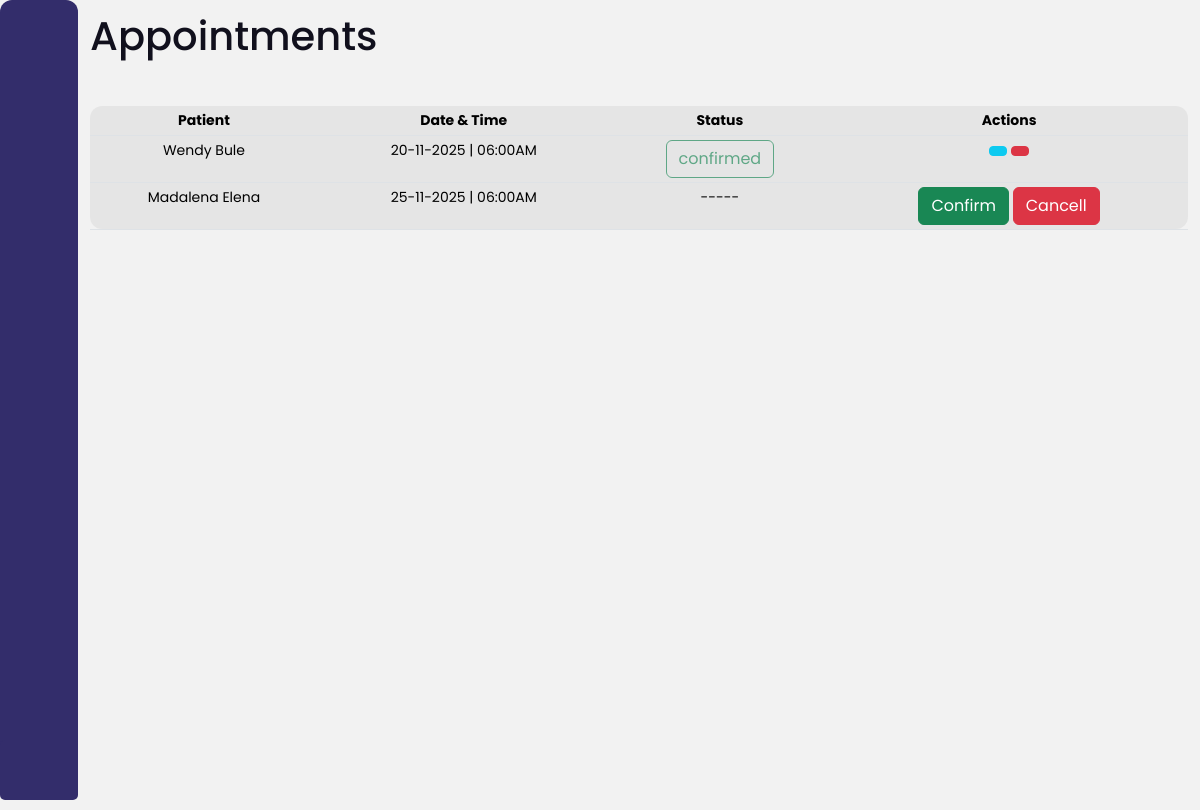
Before: /doctors/appointments (signed in) with the older database file.
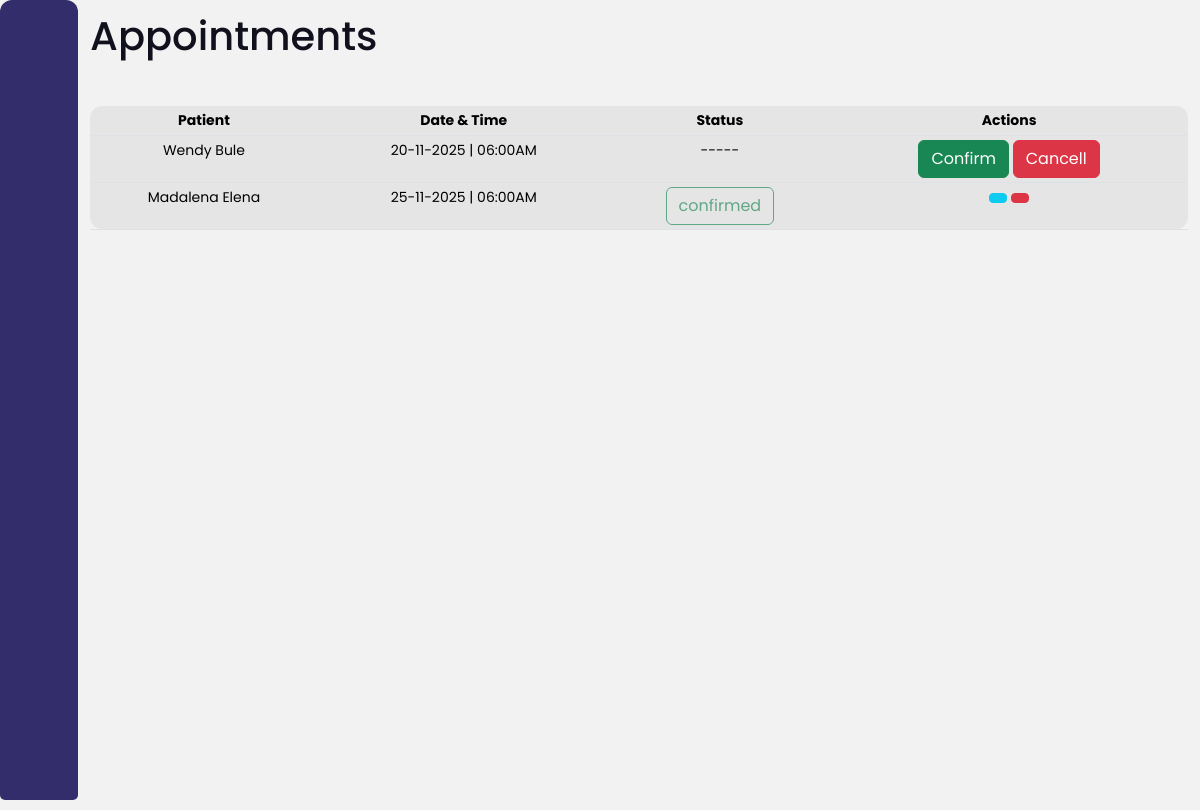
After: the same page with the newer database file.
### appointments/models.py (models this page shows)
class Appointment(models.Model):
    patient = models.ForeignKey(Patient,on_delete=models.CASCADE ,
        related_name='appointments')
    doctor = models.ForeignKey(Doctor, on_delete=models.CASCADE,
        related_name='doctor_appointments')
    date = models.DateTimeField()
    status = models.CharField(max_length=20, null = True , blank = True , choices=[
        ('pending','Pending'),
        ('confirmed','Confirmed'),
        ('cancelled','Cancelled')])

### users/models.py (models this page shows, shortened)
class Patient(models.Model):
    user = models.OneToOneField(User, on_delete=models.CASCADE)
    firstname = models.CharField(max_length=255, default="")
    lastname = models.CharField(max_length=255, default="")
    residence = models.CharField(max_length=50, default="")
    phoneNumber = models.CharField(max_length=14, unique=True, default="+258 ")
    gender = models.CharField(max_length=8, choices=[('M',"Male"),('F','Female')], default="")
    birthDate = models.DateField()
    is_booked = models.BooleanField(default=False)

### users/views.py (the view)
# urls.py: path("doctors/appointments",views.appointmentList, name="doctor_appointment"),
@has_role_decorator('doctor')
@login_required(login_url='logIn')
def appointmentList(request):
    doctor = Doctor.objects.get(user=request.user)
    appointments = Appointment.objects.filter(doctor=doctor).order_by('id')
    context = {
        "appointments":appointments,
    }
    return render(request,"users/appointments.html",context)

### users/templates/users/appointments.html (shortened to what this page needs)
{% extends "doctor-base.html" %}
{% load static %}
{% block links %}
<link rel="stylesheet" href="{% static 'users/style.css' %}">
<link href='https://cdn.boxicons.com/3.0.3/fonts/basic/boxicons.min.css' rel='stylesheet'>
{% endblock links %}
{% block body %}
    {% block main_content %}
        <h1>Appointments</h1>
        <br>
        <div class="table-responsive mx-auto" style="max-width: 1200px;">
            <table class="table table-active table-hover table-sm">
                <thead>
                    <tr>
                        <th class="text-center">Patient</th>
                        <th class="text-center">Date & Time</th>
                        <th class="text-center">Status</th>
                        <th class="text-center">Actions</th>
                    </tr>
                </thead>
                <tbody>
                    {% for appointment in appointments  %}
                        <tr>
                            <td class="text-center" >{{ appointment.patient.firstname  }} {{ appointment.patient.lastname  }}</td>
                            <td class="text-center">{{ appointment.date|date:"d-m-Y | h:iA" }}</td>
                                {% if appointment.status == 'confirmed' %}
                                    <td class="text-center">
                                        <span class="btn btn-outline-success  disabled">{{ appointment.status }}</span>
                                    </td>
                                {% elif appointment.status == 'pending' %}
                                    <td class="text-center">
                                        <span class="btn btn-outline-warning  disabled">{{ appointment.status }}</span>
                                    </td>
                                {% elif appointment.status == 'cancelled'%}
                                    <td class="text-center">
                                        <span class="btn btn-outline-danger  disabled">{{ appointment.status }}</span>
                                    </td>
                                {% else %}
                                <td class="text-center"> {{ appointment.status|default:"-----" }} </td>
                                {% endif %}
                            <td class="text-center">
                                {% if appointment.status == true%}
                                    <a href="{% url 'confirm_appointment' appointment.id %}"><button type="button" class="btn btn-success">Confirm</button></a>
                                    <a href="{% url 'cancell_appointment' appointment.id %}"><button type="button" class="btn btn-danger">Cancell</button></a>
                                {%else%}
                                    <a href="{% url 'undo_appointment' appointment.pk %}" class="btn btn-info btn-sm"> </a>
                                    <a href="{% url 'delete_appointment' appointment.pk %}" class="btn btn-danger btn-sm"> </a>
                                {%endif%}
                            </td>
                        </tr>
                    {% endfor %}
                </tbody>
            </table>
        </div>
    {% endblock main_content %}
{% endblock body %}

### users/templates/doctor-base.html (shortened to what this page needs)
{% load static %}
<!DOCTYPE html>
<html lang="en">
<head>
    {% block links %}
    {% endblock links %}
    <link href='https://cdn.boxicons.com/3.0.3/fonts/basic/boxicons.min.css' rel='stylesheet'>
    <link href="https://cdn.jsdelivr.net/npm/bootstrap@5.3.8/dist/css/bootstrap.min.css" rel="stylesheet">
    <link href="https://cdn.jsdelivr.net/npm/bootstrap@5.3.2/dist/css/bootstrap.min.css" rel="stylesheet">
    <link rel="stylesheet" href="{% static 'users/style.css' %}">
</head>
<body>
    <div class="sidebar">
        <div class="logo_content">
            <i style="color: #11101d;" class='bx  bx-menu' id="btn"></i>
        </div>
        <ul class="nav_list">
            <li>
                <a href="{% url 'home_doctor' %}">
                </a>
            </li>
            <li>
                <a href="{% url 'doctor_appointment' %}">
                </a>
            </li>
            <li>
                <a href="{% url 'doctor_patients' %}">
                </a>
            </li>
        </ul>
        <div class="profile_content">
            <div class="profile">
                <a href="{% url 'logOut' %}"><i class='bx  bx-arrow-out-left-square-half' id="log_out"></i></a>
            </div>
        </div>
    </div>
    <div class="home_content">
        <div class="text">
            {% block main_content %}
            {% endblock main_content %}
        </div>
    </div>
</body>
</html>

### users/static/users/style.css (style rules this page uses)
* { margin: 0; padding: 0; box-sizing: border-box; }
body { background-color: #F2F2F2; color: #0D0D0D; min-height: 100vh; width: 100%; overflow: hidden; font-family: "Poppins", sans-serif; font-weight: 400; font-style: normal; }
.sidebar { position: relative; height: 100vh; width: 78px; background-color: #332d6b; padding: 6px 16px; transition: all 0.5s ease; color: #11101d; border-radius:12px; }
.sidebar #btn { color: whitesmoke; position: absolute; left: 50%; top: 6px; font-size: 20px; height: 50px; width: 50px; text-align: center; line-height: 50px; transform: translateX(-50%); }
.sidebar ul { margin-top: 20px; }
.sidebar ul li { position: relative; height: 50px; width: 100%; margin: 0; list-style: none; line-height: 50px; }
.sidebar ul li a { color: #11101d; display: flex; align-items: center; text-decoration: none; transition: all 0.5s ease; border-radius: 12px; white-space: nowrap; }
.sidebar .profile_content { position: absolute; color: #fff; bottom: 0; left: 0; width: 100%; background-color: #332d6b; border-radius: 5px; }
.sidebar .profile_content .profile { position: relative; padding: 10px 6px; height: 60px; background: none; transition: all 0.5s ease; }
.profile #log_out { text-decoration: none; color: #11101d; position: absolute; left: 50%; bottom: -10px; transform: translateX(-50%); min-height: 50px; min-width: 80%; line-height: 30px; font-size: 20px; text-align: center; transition: all 0.5s ease; }
.home_content { position: absolute; height: 100%; left: 78px; width: calc(100% - 78px); transition: all 0.5s ease; top: 0; }
.home_content .text { font-size: 25px; font-weight: 400; color: #11101d; margin: 12px; }
.table { font-size: 14px; }
.table thead tr th:first-child { border-top-left-radius: 12px; }
.table thead tr th:last-child { border-top-right-radius: 12px; }
.table tbody tr:last-child td:first-child { border-bottom-left-radius: 12px; }
.table tbody tr:last-child td:last-child { border-bottom-right-radius: 12px; }

Changed rows visible on the page:
changed Appointment "20-11-2025 | 06:00AM": status "confirmed" → "-----"
changed Appointment "Madalena Elena": status "-----" → "confirmed"
